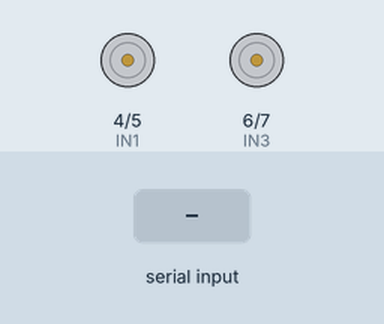
Recording of a sketch running on a simulated Arduino Uno, built with avr-gcc and run on an emulated ATmega328P. Parts: motor-driver pin pairs drawn as motors (green arrow = first pin HIGH = forward, orange = second pin HIGH = backward, longer = more drive, scaled by the enable pin). The inputs (shaded band) are chosen by the test bench.

Above: at 1.7 s.
1.8 s: "avant" received over the second serial link
At 3.0 s:
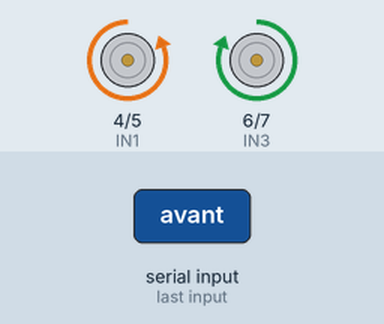
Timing chart, 0 to 4.8 s (numbered marks = the images above; inputs shaded):
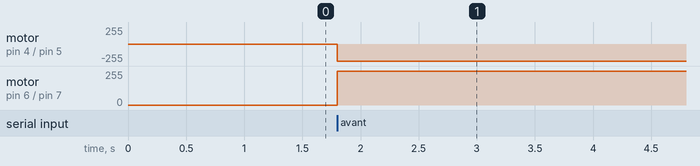

Measured:
- after the input at 1.8 s, motor on pin 4 (IN1) / pin 5 (IN2): stopped → backward 255/255 at once; motor on pin 6 (IN3) / pin 7 (IN4): stopped → forward 255/255 at once

The sketch:

Code_commande_des_roues_avec_telephone.ino
```cpp
#include <SoftwareSerial.h>
SoftwareSerial hc06(12,11);
String cmd="";

//-- MOTEUR A --
int ENA=9; //Connecté à Arduino pin 9(sortie PWM)
int IN1=4; //Connecté à Arduino pin 4
int IN2=5; //Connecté à Arduino pin 5
//-- MOTEUR B --
int ENB=10; //Connecté à Arduino pin 10(Sortie PWM)
int IN3=6; //Connecté à Arduino pin 6
int IN4=7; //Connecté à Arduino pin 7

void setup() {
  Serial.begin(9600);
  delay(500);
  pinMode(ENA,OUTPUT); // Configurer
  pinMode(ENB,OUTPUT); // les broches
  pinMode(IN1,OUTPUT); // comme sortie
  pinMode(IN2,OUTPUT);
  pinMode(IN3,OUTPUT);
  pinMode(IN4,OUTPUT);
  digitalWrite(ENA,LOW);// Moteur A - Ne pas tourner
  digitalWrite(ENB,LOW);// Moteur B - Ne pas tourner

  // Direction du Moteur A
  digitalWrite(IN1,LOW);
  digitalWrite(IN2,HIGH);

  // Direction du Moteur B
  // NB: en sens inverse du moteur A
  digitalWrite(IN3,HIGH);
  digitalWrite(IN4,LOW);

}

void loop() {
  while(hc06.available()>0){
  cmd+=(char)hc06.read();
  }
  if(cmd=="avant"){
    analogWrite(ENA,255);
    analogWrite(ENB,255);
  }
    if(cmd=="arriere"){
    analogWrite(ENA,-255);
    analogWrite(ENB,-255);

  }
    if(cmd=="gauche"){
    analogWrite(ENA,128);
    analogWrite(ENB,255);

  }
    if(cmd=="droite"){
    analogWrite(ENA,255);
    analogWrite(ENB,128);

  }
    if(cmd=="stop"){
    analogWrite(ENA,0);
    analogWrite(ENB,0);

  }
}
```
